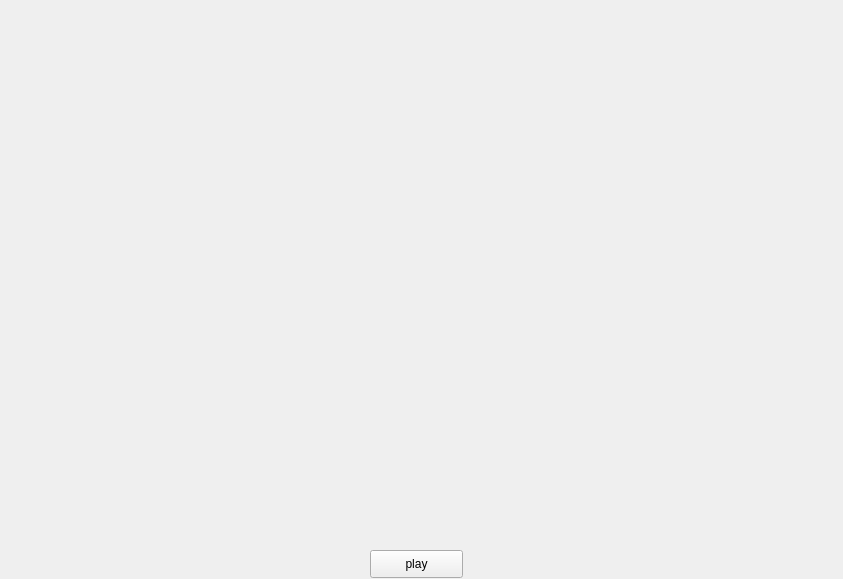
<?xml version="1.0" encoding="UTF-8"?>
<ui version="4.0">
 <class>GD_MAPDLG</class>
 <widget class="QWidget" name="GD_MAPDLG">
  <property name="geometry">
   <rect>
    <x>0</x>
    <y>0</y>
    <width>843</width>
    <height>579</height>
   </rect>
  </property>
  <property name="windowTitle">
   <string>Form</string>
  </property>
  <widget class="QWidget" name="gridLayoutWidget">
   <property name="geometry">
    <rect>
     <x>30</x>
     <y>50</y>
     <width>781</width>
     <height>481</height>
    </rect>
   </property>
   <layout class="QGridLayout" name="gridLayout"/>
  </widget>
  <widget class="QPushButton" name="pushButton">
   <property name="geometry">
    <rect>
     <x>370</x>
     <y>550</y>
     <width>93</width>
     <height>28</height>
    </rect>
   </property>
   <property name="text">
    <string>play</string>
   </property>
  </widget>
 </widget>
 <resources/>
 <connections/>
</ui>
